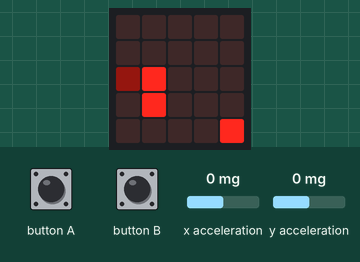
The program below on a simulated BBC micro:bit (MakeCode). Shown: the board's 5×5 LED display. The test bench sets the inputs (shaded band); at power-on: x acceleration 0 mg, y acceleration 0 mg. Random numbers come from a fixed seed.

Above: at 1.2 s.
1.3 s: x acceleration set to -188 mg
3.9 s: x acceleration set to -217 mg
At 4.2 s:
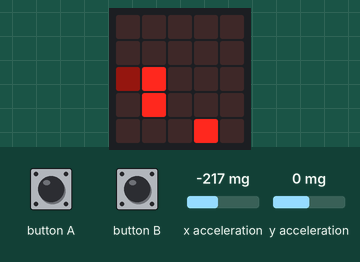
6.7 s: x acceleration set to 750 mg
At 9.3 s:
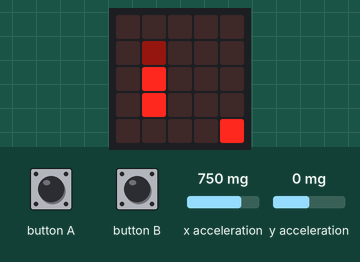
9.7 s: x acceleration set to -1440 mg
At 12.26 s:
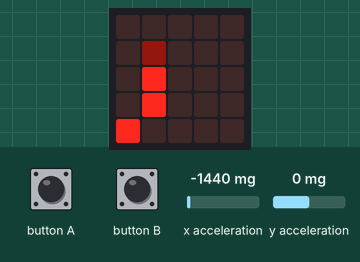
12.6 s: x acceleration set to 1440 mg
At 14.24 s:
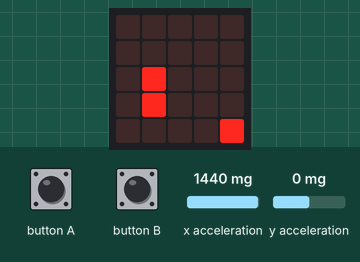
15.6 s: x acceleration set to -750 mg
At 17.4 s:
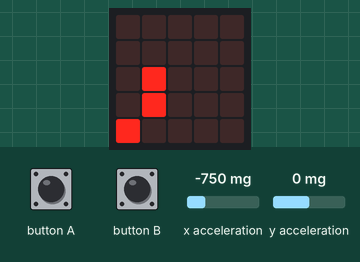

Measured:
- the behaviour switches between -200 and -201 mg on x acceleration (found by bisection; images 0 and 1)
- what the display in image 2 shows lasts 0.5 s, from 9.0 s to 9.5 s

The program:

main.ts
```typescript
input.onButtonPressed(Button.A, function () {

})
input.onButtonPressed(Button.B, function () {

})
let sprite = game.createSprite(4, 4)
sprite.set(LedSpriteProperty.Blink, 500)
let guard = game.createSprite(randint(1, 3), randint(1, 3))
guard = game.createSprite(randint(1, 3), randint(1, 3))
guard.set(LedSpriteProperty.Direction, 0)
let sight = game.createSprite(guard.get(LedSpriteProperty.X) + 1, guard.get(LedSpriteProperty.Y))
let key = game.createSprite(randint(0, 4), randint(0, 4))
key.set(LedSpriteProperty.Blink, 800)
sight.set(LedSpriteProperty.Brightness, 20)
game.setLife(5)
loops.everyInterval(500, function () {
    sight.delete()
    sight = game.createSprite(guard.get(LedSpriteProperty.X), guard.get(LedSpriteProperty.Y) - 1)
    sight.set(LedSpriteProperty.Brightness, 20)
    basic.pause(1000)
    sight.delete()
    sight = game.createSprite(guard.get(LedSpriteProperty.X) - 1, guard.get(LedSpriteProperty.Y))
    sight.set(LedSpriteProperty.Brightness, 20)
    basic.pause(1000)
    sight.delete()
    sight = game.createSprite(guard.get(LedSpriteProperty.X), guard.get(LedSpriteProperty.Y) + 1)
    sight.set(LedSpriteProperty.Brightness, 20)
    basic.pause(1000)
    sight.delete()
    sight = game.createSprite(guard.get(LedSpriteProperty.X) + 1, guard.get(LedSpriteProperty.Y))
    sight.set(LedSpriteProperty.Brightness, 20)
})
basic.forever(function () {
    if (input.acceleration(Dimension.X) > 200) {
        sprite.change(LedSpriteProperty.X, 1)
        basic.pause(200)
    } else if (input.acceleration(Dimension.X) < -200) {
        sprite.change(LedSpriteProperty.X, -1)
        basic.pause(200)
    } else if (input.acceleration(Dimension.Y) > 200) {
        sprite.change(LedSpriteProperty.Y, 1)
        basic.pause(200)
    } else if (input.acceleration(Dimension.Y) < -200) {
        sprite.change(LedSpriteProperty.Y, -1)
    }
    while (sprite.isTouching(sight) || sprite.isTouching(guard)) {
        basic.pause(5000)
        if (guard.get(LedSpriteProperty.X) < sprite.get(LedSpriteProperty.X)) {
            guard.change(LedSpriteProperty.X, 1)
            basic.pause(500)
        } else if (guard.get(LedSpriteProperty.X) > sprite.get(LedSpriteProperty.X)) {
            guard.change(LedSpriteProperty.X, -1)
            basic.pause(500)
        }
        if (guard.get(LedSpriteProperty.Y) < sprite.get(LedSpriteProperty.Y)) {
            guard.change(LedSpriteProperty.Y, 1)
            basic.pause(500)
        } else if (guard.get(LedSpriteProperty.Y) > sprite.get(LedSpriteProperty.Y)) {
            guard.change(LedSpriteProperty.Y, -1)
            basic.pause(500)
        }
        if (sprite.isTouching(guard)) {
            game.removeLife(1)
        }
    }
    if (sprite.get(LedSpriteProperty.X) == 0 && sprite.get(LedSpriteProperty.Y) == 0) {
        if (key.isDeleted() || guard.isTouching(key)) {
            game.addScore(1)
            sprite.delete()
            guard.delete()
            sprite = game.createSprite(4, 4)
            guard = game.createSprite(randint(1, 3), randint(1, 3))
            guard = game.createSprite(randint(1, 3), randint(1, 3))
        }
    }
    basic.pause(200)
    if (sprite.isTouching(key)) {
        key.delete()
    }
})
```

test.ts
```typescript
// 테스트는 여기로 이동합니다; 이 패키지가 확장으로 사용될 때 컴파일되지 않을 것 입니다.
```
